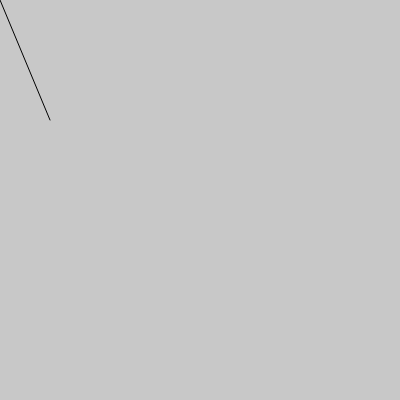
Frame 1 (no input)
Frame 60 (no input): identical to frame 1, image omitted
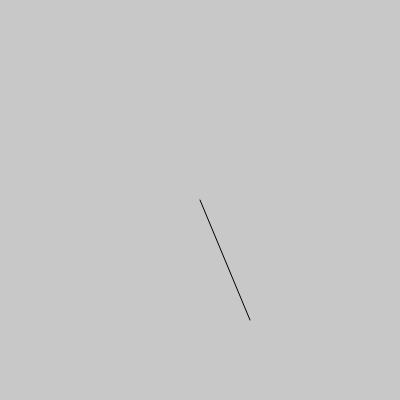
Frame 120 (the mouse pressed at the canvas centre since frame 60)

The p5.js sketch that drew these frames (run headless with seeded random() and noise() and a simulated clock; from frame 60 on, the mouse is pressed at the canvas centre):

// p5.js sketch
// ── sketch.js
// Step 3a: declare color variable
// Step 4a: declare/assign variable for moving creature

function setup () {
  createCanvas(400, 400);

  // Step 3b: assign a color using the color function
}

function draw () {
  background(200); // Step 3c: use the color variable

  line(mouseX, mouseY, mouseX + 50, mouseY + 120);
  // Step 2: finish the arrow shape following the mouse

  // Step 4b: draw a creature that moves

  // Step 4c: update the variable value for moving creature
}

// ── helpers.js
// Do not modify this file
function mousePressed() {
  print("x: " + floor(mouseX) + ", " + "y: " + floor(mouseY));
}

function drawBigMouse(x, y) {
  // quad(205, 210, 221, 205, 240, 250, 225, 258);
  // triangle(185, 136, 185, 225, 240, 195);

  x = x || 10;
  y = y || 10;
  quad(x + 20, y + 75, x + 36, y + 70, x + 55, y + 117, x + 40, y + 125);
  triangle(x, y, x, y + 90, x + 55, y + 60);
}
